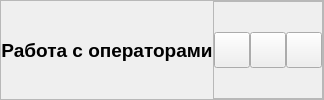
        <widget class="QFrame" name="frame_top">
         <property name="enabled">
          <bool>true</bool>
         </property>
         <property name="styleSheet">
          <string notr="true"/>
         </property>
         <property name="frameShape">
          <enum>QFrame::StyledPanel</enum>
         </property>
         <property name="frameShadow">
          <enum>QFrame::Raised</enum>
         </property>
         <layout class="QHBoxLayout" name="horizontalLayout_4">
          <property name="spacing">
           <number>0</number>
          </property>
          <property name="leftMargin">
           <number>0</number>
          </property>
          <property name="topMargin">
           <number>0</number>
          </property>
          <property name="rightMargin">
           <number>0</number>
          </property>
          <property name="bottomMargin">
           <number>0</number>
          </property>
          <item alignment="Qt::AlignTop">
           <widget class="QLineEdit" name="ledit_page">
            <property name="sizePolicy">
             <sizepolicy hsizetype="Preferred" vsizetype="Expanding">
              <horstretch>0</horstretch>
              <verstretch>0</verstretch>
             </sizepolicy>
            </property>
            <property name="minimumSize">
             <size>
              <width>0</width>
              <height>0</height>
             </size>
            </property>
            <property name="maximumSize">
             <size>
              <width>0</width>
              <height>0</height>
             </size>
            </property>
            <property name="cursor">
             <cursorShape>ArrowCursor</cursorShape>
            </property>
            <property name="mouseTracking">
             <bool>false</bool>
            </property>
            <property name="acceptDrops">
             <bool>false</bool>
            </property>
            <property name="text">
             <string>0</string>
            </property>
            <property name="readOnly">
             <bool>true</bool>
            </property>
           </widget>
          </item>
          <item>
           <widget class="QLineEdit" name="ledit_statistics_page">
            <property name="sizePolicy">
             <sizepolicy hsizetype="Preferred" vsizetype="Expanding">
              <horstretch>0</horstretch>
              <verstretch>0</verstretch>
             </sizepolicy>
            </property>
            <property name="minimumSize">
             <size>
              <width>0</width>
              <height>0</height>
             </size>
            </property>
            <property name="maximumSize">
             <size>
              <width>0</width>
              <height>0</height>
             </size>
            </property>
            <property name="cursor">
             <cursorShape>ArrowCursor</cursorShape>
            </property>
            <property name="mouseTracking">
             <bool>false</bool>
            </property>
            <property name="acceptDrops">
             <bool>false</bool>
            </property>
            <property name="text">
             <string>0</string>
            </property>
            <property name="readOnly">
             <bool>true</bool>
            </property>
           </widget>
          </item>
          <item>
           <widget class="QLabel" name="main_header_frame">
            <property name="sizePolicy">
             <sizepolicy hsizetype="Expanding" vsizetype="Preferred">
              <horstretch>0</horstretch>
              <verstretch>0</verstretch>
             </sizepolicy>
            </property>
            <property name="minimumSize">
             <size>
              <width>0</width>
              <height>40</height>
             </size>
            </property>
            <property name="maximumSize">
             <size>
              <width>16777215</width>
              <height>40</height>
             </size>
            </property>
            <property name="font">
             <font>
              <pointsize>14</pointsize>
              <weight>75</weight>
              <bold>true</bold>
             </font>
            </property>
            <property name="cursor">
             <cursorShape>SizeAllCursor</cursorShape>
            </property>
            <property name="text">
             <string>Работа с операторами</string>
            </property>
            <property name="alignment">
             <set>Qt::AlignCenter</set>
            </property>
           </widget>
          </item>
          <item alignment="Qt::AlignRight">
           <widget class="QFrame" name="frame_2">
            <property name="cursor">
             <cursorShape>ArrowCursor</cursorShape>
            </property>
            <property name="frameShape">
             <enum>QFrame::StyledPanel</enum>
            </property>
            <property name="frameShadow">
             <enum>QFrame::Raised</enum>
            </property>
            <property name="lineWidth">
             <number>0</number>
            </property>
            <layout class="QHBoxLayout" name="horizontalLayout_5">
             <property name="spacing">
              <number>0</number>
             </property>
             <property name="leftMargin">
              <number>0</number>
             </property>
             <property name="topMargin">
              <number>0</number>
             </property>
             <property name="rightMargin">
              <number>0</number>
             </property>
             <property name="bottomMargin">
              <number>0</number>
             </property>
             <item>
              <widget class="QPushButton" name="btn_minimazed">
               <property name="minimumSize">
                <size>
                 <width>36</width>
                 <height>36</height>
                </size>
               </property>
               <property name="maximumSize">
                <size>
                 <width>36</width>
                 <height>36</height>
                </size>
               </property>
               <property name="cursor">
                <cursorShape>PointingHandCursor</cursorShape>
               </property>
               <property name="styleSheet">
                <string notr="true">QPushButton:hover{	
	background-color: rgb(62, 90, 116);
}</string>
               </property>
               <property name="text">
                <string/>
               </property>
               <property name="icon">
                <iconset resource="../../../SendEmailDesctop/resource.qrc">
                 <normaloff>:/icons/icons/minus_.svg</normaloff>:/icons/icons/minus_.svg</iconset>
               </property>
               <property name="iconSize">
                <size>
                 <width>30</width>
                 <height>30</height>
                </size>
               </property>
              </widget>
             </item>
             <item>
              <widget class="QPushButton" name="btn_maximazed">
               <property name="minimumSize">
                <size>
                 <width>36</width>
                 <height>36</height>
                </size>
               </property>
               <property name="maximumSize">
                <size>
                 <width>36</width>
                 <height>36</height>
                </size>
               </property>
               <property name="cursor">
                <cursorShape>PointingHandCursor</cursorShape>
               </property>
               <property name="styleSheet">
                <string notr="true">QPushButton:hover{	
	background-color: rgb(62, 90, 116);
}</string>
               </property>
               <property name="text">
                <string/>
               </property>
               <property name="icon">
                <iconset resource="../../../SendEmailDesctop/resource.qrc">
                 <normaloff>:/icons/icons/maximize-2_.svg</normaloff>:/icons/icons/maximize-2_.svg</iconset>
               </property>
               <property name="iconSize">
                <size>
                 <width>30</width>
                 <height>30</height>
                </size>
               </property>
              </widget>
             </item>
             <item>
              <widget class="QPushButton" name="btn_close">
               <property name="minimumSize">
                <size>
                 <width>36</width>
                 <height>36</height>
                </size>
               </property>
               <property name="maximumSize">
                <size>
                 <width>36</width>
                 <height>36</height>
                </size>
               </property>
               <property name="cursor">
                <cursorShape>PointingHandCursor</cursorShape>
               </property>
               <property name="styleSheet">
                <string notr="true">QPushButton:hover{	
	background-color: rgb(235, 0, 0);
}</string>
               </property>
               <property name="text">
                <string/>
               </property>
               <property name="icon">
                <iconset resource="../../../SendEmailDesctop/resource.qrc">
                 <normaloff>:/icons/icons/x_.svg</normaloff>:/icons/icons/x_.svg</iconset>
               </property>
               <property name="iconSize">
                <size>
                 <width>30</width>
                 <height>30</height>
                </size>
               </property>
              </widget>
             </item>
            </layout>
           </widget>
          </item>
         </layout>
        </widget>
